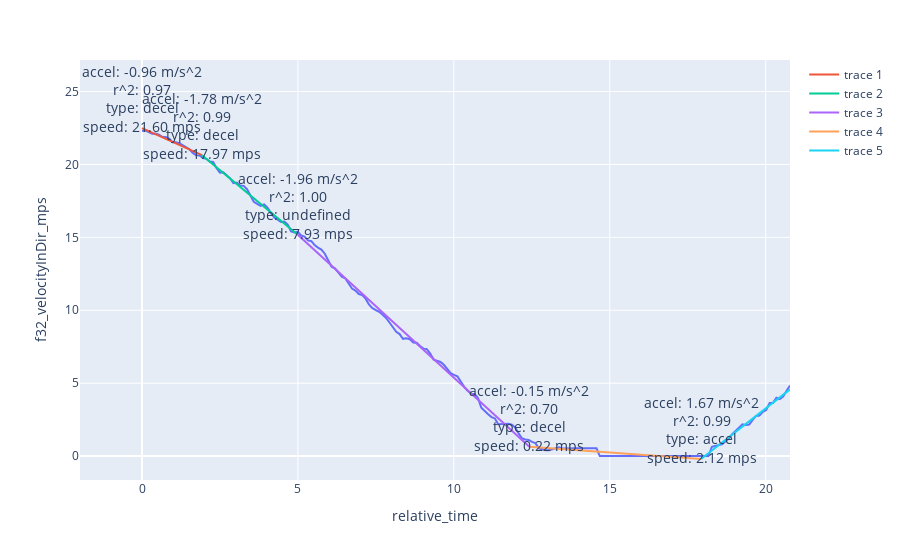

The code cell stored with this chart in its notebook:
### Markdown cell above
### Plot Some of the Results

### Code cell
import os
import plotly.express as px

n = 1
vehicle_ids = summary_df.loc[(summary_df["slope"] > 1) & (summary_df["r2"] > 0.9)][
    "vehicle_id"
].unique()

veh_df["relative_time"] = veh_df.groupby("ui32_objectID")["dt"].transform(
    lambda x: (x - x.min()).dt.total_seconds()
)


# for loop to plot 100 vehicles
for i in range(n):
    # get the vehicle id
    vehicle_id = vehicle_ids[i]
    # get the line fits
    vehicle_df = summary_df[summary_df["vehicle_id"] == vehicle_id]

    # get the vehicle data
    vehicle_data = veh_df[veh_df["ui32_objectID"] == vehicle_id].copy()

    # create the figure
    fig = px.line(vehicle_data, x="relative_time", y="f32_velocityInDir_mps")

    line_fits = vehicle_df.to_dict(orient="records")

    # loop through the line fits
    for line_fit in line_fits:
        # get the break
        break_ = line_fit["break"]
        # get the slope
        slope = line_fit["slope"]
        # get the r2
        r2 = line_fit["r2"]
        # get the type
        type_ = line_fit["type"]
        # get the mean speed
        y0 = line_fit["y0"]

        # get the min and max time
        min_time = line_fit["start"]
        max_time = line_fit["end"]
        # add the line
        fig.add_scatter(
            x=[min_time, max_time],
            y=[slope * (min_time) + y0, slope * (max_time) + y0],
            mode="lines",
        )
        # add text of the slope to the middle of the line
        fig.add_annotation(
            x=min_time,
            y=(slope * (min_time) + y0) + 2,
            text=f"accel: {slope:.2f} m/s^2<br>r^2: {r2:.2f}<br>type: {type_}<br>speed: {line_fit['speed']:.2f} mps",
            showarrow=False,
            font=dict(size=14),
        )


fig.show()

### Figure 1 — Plotly figure (JSON) as saved in the notebook; plotly's stock layout.template omitted (floating-point values rounded to 4 significant figures; data arrays with more than 128 entries replaced by an {"elided": "..."} marker saying what was removed)
{"data": [{"hovertemplate": "relative_time=%{x}<br>f32_velocityInDir_mps=%{y}<extra></extra>", "legendgroup": "", "line": {"color": "#636efa", "dash": "solid"}, "marker": {"symbol": "circle"}, "mode": "lines", "name": "", "orientation": "v", "showlegend": false, "type": "scatter", "x": {"elided": "192 float values"}, "xaxis": "x", "y": {"elided": "192 float values"}, "yaxis": "y"}, {"mode": "lines", "type": "scatter", "x": [0, 1.924], "y": [22.49, 20.63]}, {"mode": "lines", "type": "scatter", "x": [1.924, 4.996], "y": [20.63, 15.17]}, {"mode": "lines", "type": "scatter", "x": [4.996, 12.42], "y": [15.17, 0.6473]}, {"mode": "lines", "type": "scatter", "x": [12.42, 17.93], "y": [0.6473, -0.1979]}, {"mode": "lines", "type": "scatter", "x": [17.93, 20.78], "y": [-0.1979, 4.577]}], "layout": {"annotations": [{"font": {"size": 14}, "showarrow": false, "text": "accel: -0.96 m/s^2<br>r^2: 0.97<br>type: decel<br>speed: 21.60 mps", "x": 0, "y": 24.49}, {"font": {"size": 14}, "showarrow": false, "text": "accel: -1.78 m/s^2<br>r^2: 0.99<br>type: decel<br>speed: 17.97 mps", "x": 1.924, "y": 22.63}, {"font": {"size": 14}, "showarrow": false, "text": "accel: -1.96 m/s^2<br>r^2: 1.00<br>type: undefined<br>speed: 7.93 mps", "x": 4.996, "y": 17.17}, {"font": {"size": 14}, "showarrow": false, "text": "accel: -0.15 m/s^2<br>r^2: 0.70<br>type: decel<br>speed: 0.22 mps", "x": 12.42, "y": 2.647}, {"font": {"size": 14}, "showarrow": false, "text": "accel: 1.67 m/s^2<br>r^2: 0.99<br>type: accel<br>speed: 2.12 mps", "x": 17.93, "y": 1.802}], "legend": {"tracegroupgap": 0}, "margin": {"t": 60}, "xaxis": {"anchor": "y", "domain": [0, 1], "title": {"text": "relative_time"}}, "yaxis": {"anchor": "x", "domain": [0, 1], "title": {"text": "f32_velocityInDir_mps"}}}}
